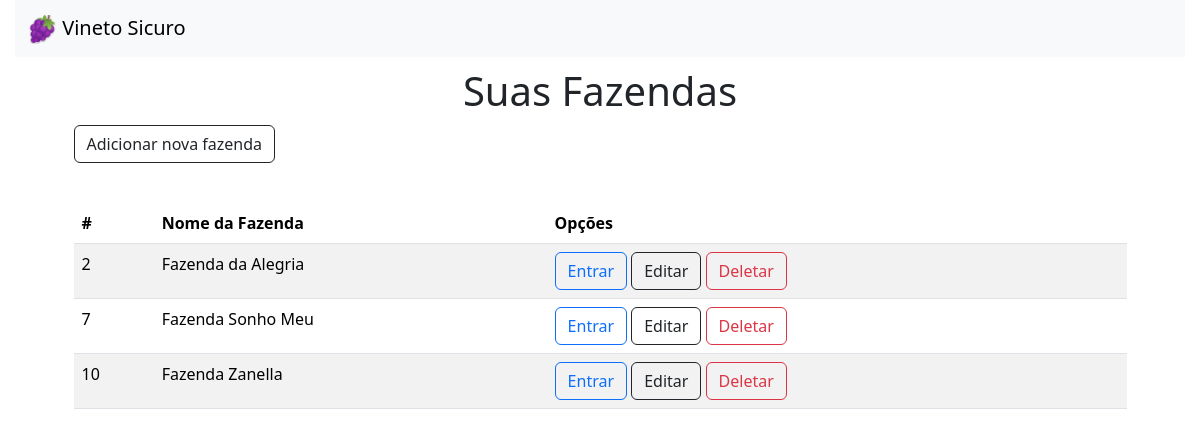
/farms/, run on the app's committed database.
### app1/models.py (models this page shows, shortened)
class Farm(models.Model):
    name = models.CharField(max_length=100)
    geolocalization = models.CharField(max_length=100, null=True)

### app1/views.py (the view)
# urls.py: path('farms/', views.farm_list, name='farm_list'),
def farm_list(request):
    farms = Farm.objects.all()
    return render(request, 'app1/farm_list.html', {'farms': farms})

### Templates/app1/Farm_list.html (shortened to what this page needs)
<!doctype html>
{% load static %}
<html lang="pt-br">
  <head>
    <link href="https://cdn.jsdelivr.net/npm/bootstrap@5.3.2/dist/css/bootstrap.min.css" rel="stylesheet">
    <link href="{% static '/app1/img/style.css' %}" rel="stylesheet">
  </head>
  <body>
    <nav class="navbar bg-body-tertiary">
      <div class="container-fluid">
        <a class="navbar-brand" href="#">
          <img src="{% static '/app1/img/logo.png' %}"  alt="Logo" width="30"  class="d-inline-block align-text-top">
          Vineto Sicuro
        </a>
      </div>
    </nav>
      <h1 style="text-align: center; margin: 10px;">Suas Fazendas</h1>
      <a href="{% url 'app1:farm_create' %}" type="button" class="btn btn-outline-dark" style="margin-left: 5%; margin-bottom: 10px;">Adicionar nova fazenda</a>
      <div style=" padding-left: 5%; padding-right: 5% ; margin-top: 30px;">
        <table class="table table-striped table-hover">
          <thead>
            <tr>
              <th scope="col">#</th>
              <th scope="col">Nome da Fazenda</th>
              <th scope="col">Opções</th>
            </tr>
          </thead>
          {% for farm in farms %}
            <tr>
              <td> {{ farm.id }} </td>
              <td>{{ farm.name }}</td>
              <td>
                <a href="{% url 'app1:farm_detail' farm.pk %}" type="button" class="btn btn-outline-primary">Entrar</a>
                <a href="{% url 'app1:farm_edit' farm.pk %}" class="btn btn-outline-dark" >Editar</a>
                <a href="{% url 'app1:farm_delete' farm.pk %}" type="button" class="btn btn-outline-danger">Deletar</a>
              </td>
            </tr>
            {% endfor %}
        </table>
      </div>
  </body>
</html>

### static/app1/img/style.css (style rules this page uses)
body { padding-left: 15px; padding-right: 15px ; }

### data on the page
Farm: id "2", name "Fazenda da Alegria"
Farm: id "7", name "Fazenda Sonho Meu"
Farm: id "10", name "Fazenda Zanella"
